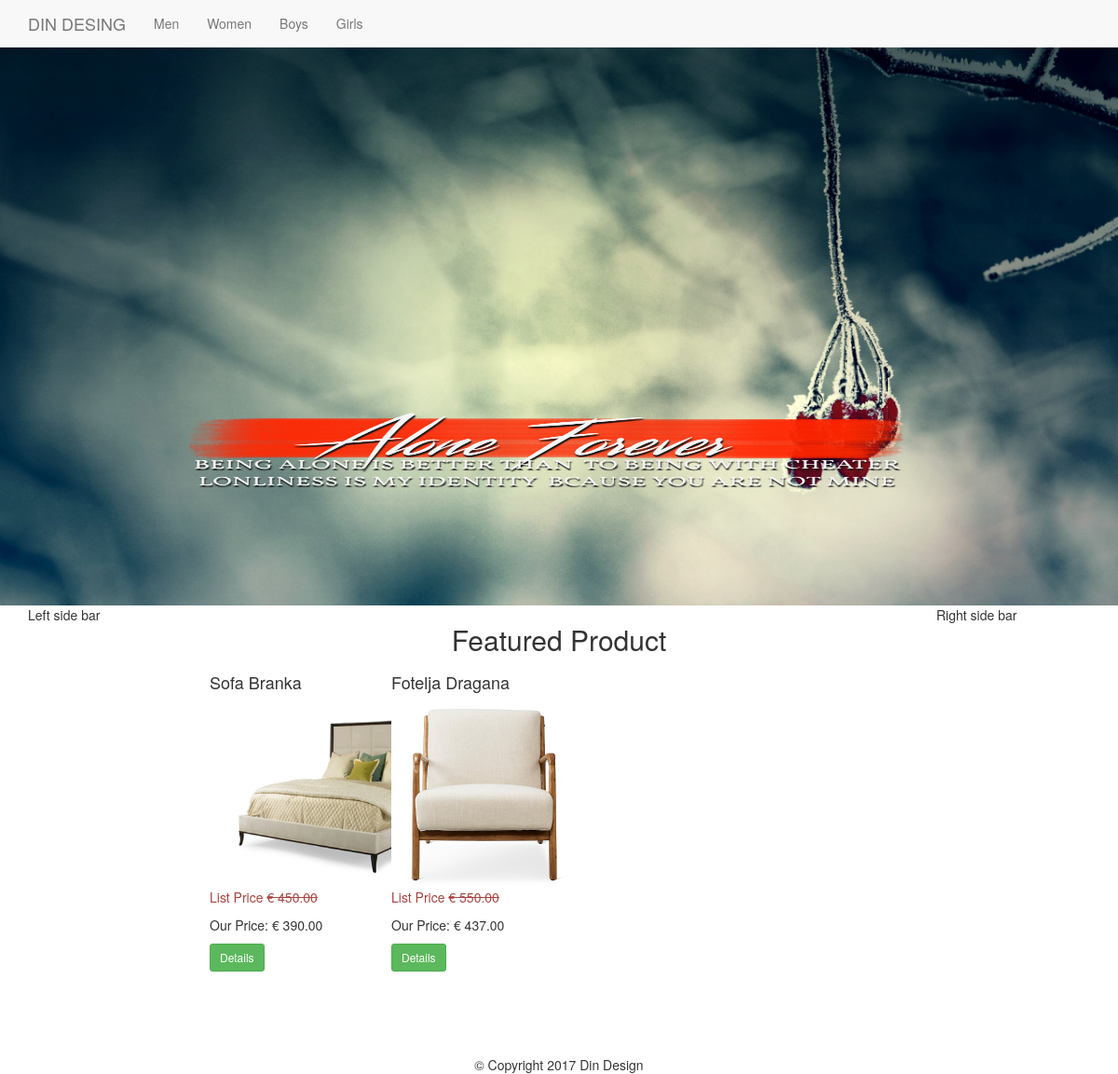
The page / on the database its author committed.
### tables this page shows
CREATE TABLE `categories` (
  `id` int(11) NOT NULL,
  `category` varchar(255) NOT NULL,
  `parent` int(11) NOT NULL DEFAULT '0'
);

CREATE TABLE `products` (
  `id` int(11) NOT NULL,
  `title` varchar(255) NOT NULL,
  `price` decimal(10,2) NOT NULL,
  `list_price` decimal(10,2) NOT NULL,
  `brand` int(11) NOT NULL,
  `categories` varchar(255) NOT NULL,
  `image` varchar(255) NOT NULL,
  `description` text NOT NULL,
  `featured` tinyint(4) DEFAULT '0',
  `sizes` text NOT NULL,
  `deleted` tinyint(4) NOT NULL DEFAULT '0'
);

### index.php (the view)
<?php
	require_once 'core/init.php';
	include 'includes/head.php';
	include 'includes/navigation.php';
	include 'includes/headerFull.php';
	include 'includes/leftSideBar.php';
	$upit = "SELECT * FROM products WHERE featured = 1";
	$featured = $connection->query($upit);
 ?>
	<div class="col-md-8">
		<div class="row">
			<h2 class="text-center">Featured Product</h2>
			<?php while ($product = mysqli_fetch_assoc($featured)) : ?>
				<div class="col-md-3">
					<h4><?php echo $product['title']; ?></h4>
					<img src="<?php echo $product['image']; ?>" alt="<?php echo $product['title'] ?>" class="img-tumb" />
					<p class="list-price text-danger">List Price <s>€ <?php  echo $product['list_price']; ?></s></p>
					<p class="price">Our Price: € <?php echo $product['price']; ?></p>
					<button type="button" class="btn btn-sm btn-success" onclick="detailsmodal(<?php echo $product['id']; ?>);">Details</button>
				</div>
		<?php endwhile; ?>
		</div>
	</div>
	<?php
		include 'includes/rightSideBar.php';
		include 'includes/footer.php';
	 ?>

### includes/head.php (shortened to what this page needs)
<!DOCTYPE html>
<html>
	<head>
		<link rel="stylesheet" href="css/bootstrap.min.css">
		<link rel="stylesheet" href="css/main.css">
	</head>
	<body>

### includes/navigation.php (shortened to what this page needs)
<?php
	$upit = "SELECT * FROM categories WHERE parent = 0";
	$parentQuery = $connection->query($upit);
 ?>
<nav class="navbar navbar-default navbar-fixed-top">
		<div class="container">
			<a href="index.php" class="navbar-brand">DIN DESING</a>
			<ul class="nav navbar-nav">
			<?php while ($parent = mysqli_fetch_assoc($parentQuery)) : {
			} ?>
				<li class="dropdown">
					<a href="#" class="dropdown-toggle" data-toggle="dropdown"><?php echo $parent['category'] ?><span class="carret"></span></a>
				</li>
			<?php endwhile; ?>
			</ul>
		</div>
	</nav>

### includes/headerFull.php (shortened to what this page needs)
<div id="headerWrapper">
		<div id="logoText"></div>
	</div>
	<div class="container-fluid">

### includes/leftSideBar.php
<div class="col-md-2">Left side bar</div>

### includes/rightSideBar.php
<div class="col-md-2">Right side bar</div>

### includes/footer.php (shortened to what this page needs)
</div><br><br>
	<footer class="text-center" id="footer">&copy; Copyright 2017 Din Design</footer>
	</body>
</html>

### css/main.css (style rules this page uses)
body { padding-top: 50px; }
#headerWrapper { position: realtive; padding: 0; margin: 0; height: 600px; background-image: url(../images/headerImages/background-image.jpg); background-repeat: no-repeat; background-size: 100% 700px; background-position: top center; background-attachment: fixed; }
#logoText { position: absolute; width: 100%; height: 180px; background-image: url(../images/headerImages/logoText.png); background-repeat: no-repeat; background-position: center; background-size: 70% 180px; top: 50%; margin-top: -210px; }
.img-tumb { width: auto; height: 200px; }
#footer { margin-top: 50px; }

### rows shown on the page
categories: category "Men"
categories: category "Women"
categories: category "Boys"
categories: category "Girls"
products: title "Sofa Branka", image (picture), list_price "450.00", price "390.00"
products: title "Fotelja Dragana", image (picture), list_price "550.00", price "437.00"
